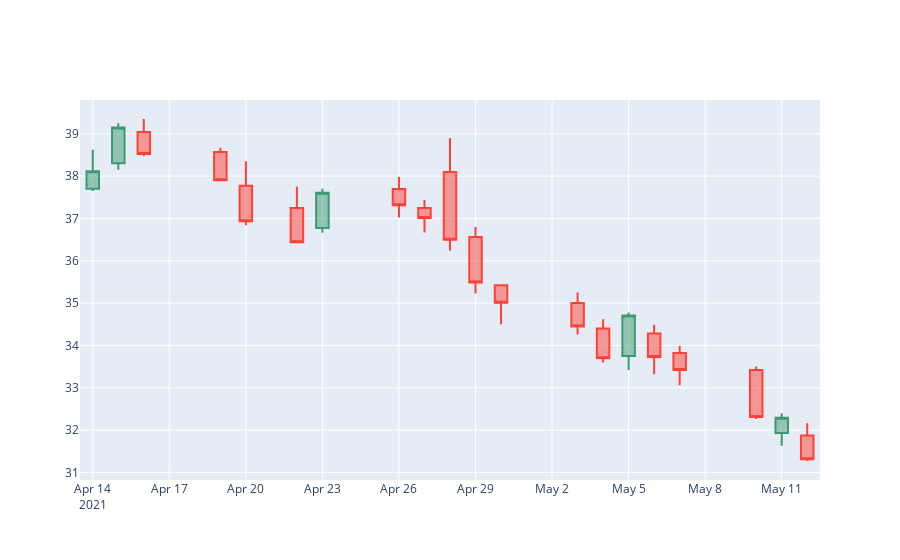

The code cell stored with this chart in its notebook:
### Code cell
fig = go.Figure(data=[go.Candlestick(x=DataSet['Date'],
                open=DataSet['Open'], high=DataSet['High'],
                low=DataSet['Low'], close=DataSet['Close'])
                     ])

fig.update_layout(xaxis_rangeslider_visible=False)  
fig.show()

### Figure 1 — Plotly figure (JSON) as saved in the notebook; plotly's stock layout.template omitted (floating-point values rounded to 4 significant figures)
{"data": [{"close": [38.12, 39.15, 38.53, 37.9, 36.94, 36.44, 37.6, 37.31, 37.01, 36.5, 35.49, 35.01, 34.45, 33.7, 34.71, 33.73, 33.42, 32.31, 32.29, 31.31], "high": [38.62, 39.25, 39.35, 38.67, 38.35, 37.75, 37.7, 37.98, 37.44, 38.9, 36.8, 35.42, 35.25, 34.62, 34.78, 34.49, 33.99, 33.5, 32.4, 32.16], "low": [37.65, 38.15, 38.47, 37.9, 36.84, 36.44, 36.66, 37.02, 36.67, 36.24, 35.23, 34.5, 34.26, 33.6, 33.42, 33.32, 33.06, 32.26, 31.63, 31.27], "open": [37.7, 38.3, 39.04, 38.57, 37.78, 37.25, 36.78, 37.7, 37.24, 38.1, 36.56, 35.42, 35, 34.4, 33.75, 34.28, 33.82, 33.42, 31.93, 31.87], "type": "candlestick", "x": ["2021-04-14", "2021-04-15", "2021-04-16", "2021-04-19", "2021-04-20", "2021-04-22", "2021-04-23", "2021-04-26", "2021-04-27", "2021-04-28", "2021-04-29", "2021-04-30", "2021-05-03", "2021-05-04", "2021-05-05", "2021-05-06", "2021-05-07", "2021-05-10", "2021-05-11", "2021-05-12"]}], "layout": {"xaxis": {"rangeslider": {"visible": false}}}}
